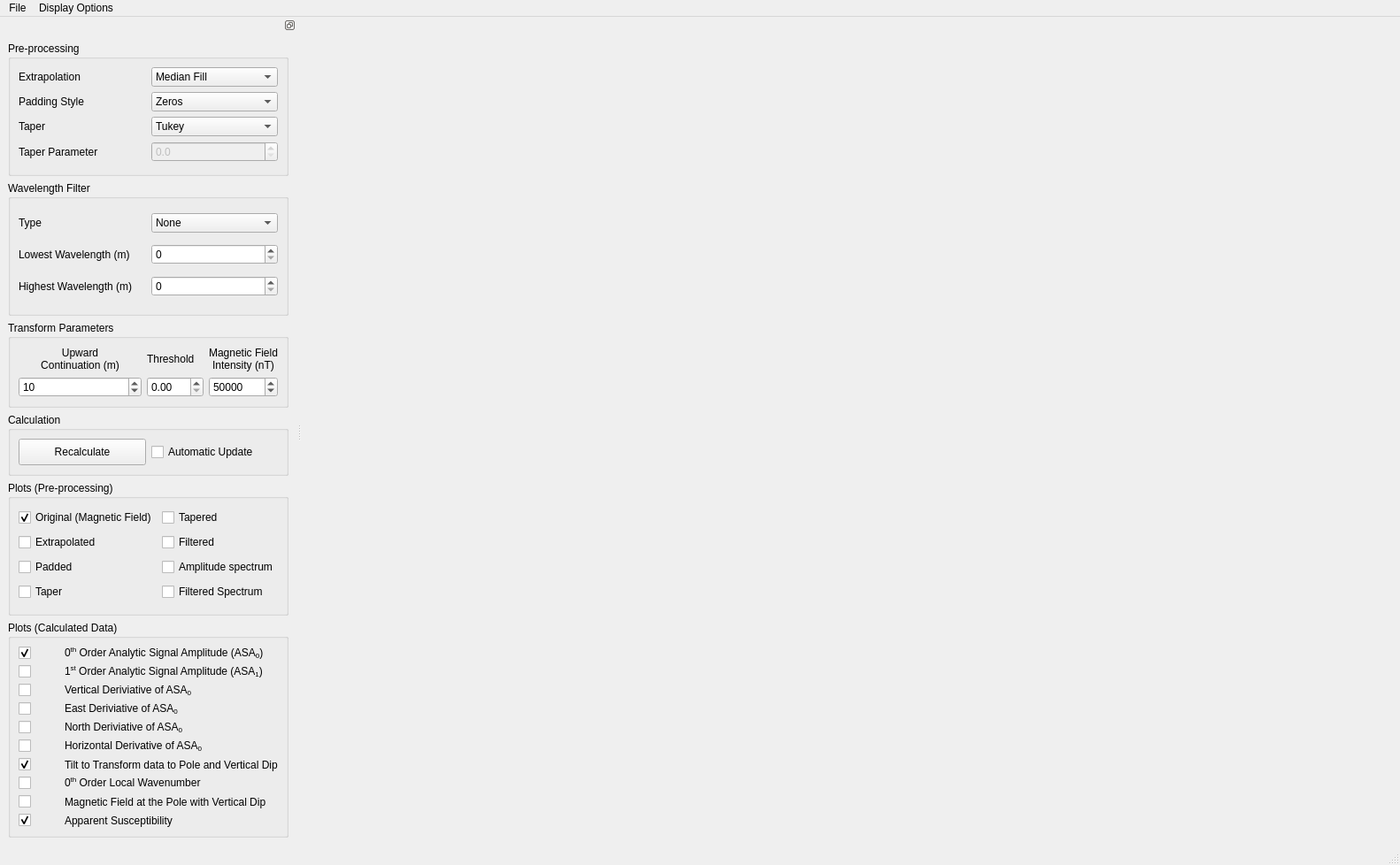
<?xml version="1.0" encoding="UTF-8"?>
<ui version="4.0">
 <class>MainWindow</class>
 <widget class="QMainWindow" name="MainWindow">
  <property name="geometry">
   <rect>
    <x>0</x>
    <y>0</y>
    <width>1582</width>
    <height>978</height>
   </rect>
  </property>
  <property name="sizePolicy">
   <sizepolicy hsizetype="Expanding" vsizetype="Expanding">
    <horstretch>0</horstretch>
    <verstretch>0</verstretch>
   </sizepolicy>
  </property>
  <property name="windowTitle">
   <string>Geoscience Analyst Magnetics Suite</string>
  </property>
  <widget class="QWidget" name="centralwidget">
   <property name="sizePolicy">
    <sizepolicy hsizetype="Expanding" vsizetype="Expanding">
     <horstretch>0</horstretch>
     <verstretch>0</verstretch>
    </sizepolicy>
   </property>
   <layout class="QGridLayout" name="gridLayout_3">
    <item row="0" column="0">
     <widget class="QWidget" name="mplwindow" native="true">
      <property name="sizePolicy">
       <sizepolicy hsizetype="Expanding" vsizetype="Expanding">
        <horstretch>0</horstretch>
        <verstretch>0</verstretch>
       </sizepolicy>
      </property>
      <layout class="QGridLayout" name="gridLayout_6">
       <item row="0" column="0">
        <layout class="QVBoxLayout" name="mplvl"/>
       </item>
      </layout>
     </widget>
    </item>
   </layout>
  </widget>
  <widget class="QMenuBar" name="menubar">
   <property name="geometry">
    <rect>
     <x>0</x>
     <y>0</y>
     <width>1582</width>
     <height>26</height>
    </rect>
   </property>
   <widget class="QMenu" name="menuFile">
    <property name="title">
     <string>File</string>
    </property>
    <widget class="QMenu" name="menuOpen">
     <property name="title">
      <string>Open</string>
     </property>
     <addaction name="action_workspace"/>
     <addaction name="action_grid"/>
    </widget>
    <addaction name="menuOpen"/>
    <addaction name="action_write"/>
   </widget>
   <widget class="QMenu" name="menuDisplay_Options">
    <property name="title">
     <string>Display Options</string>
    </property>
    <widget class="QMenu" name="menuColour_Map">
     <property name="title">
      <string>Colour Map</string>
     </property>
     <addaction name="action_invert"/>
     <addaction name="separator"/>
     <addaction name="action_bwr"/>
     <addaction name="action_jet"/>
     <addaction name="action_hsv"/>
     <addaction name="action_viridis"/>
     <addaction name="action_grey"/>
    </widget>
    <widget class="QMenu" name="menuColour_Limits">
     <property name="geometry">
      <rect>
       <x>421</x>
       <y>228</y>
       <width>235</width>
       <height>102</height>
      </rect>
     </property>
     <property name="toolTip">
      <string>Controls how the minimum and maximum values of the plotted grids are chosen</string>
     </property>
     <property name="title">
      <string>Colour Limits</string>
     </property>
     <addaction name="action_deviations"/>
     <addaction name="action_deviation_cutoff"/>
    </widget>
    <addaction name="menuColour_Map"/>
    <addaction name="action_colourbar"/>
    <addaction name="action_link_axes"/>
    <addaction name="menuColour_Limits"/>
   </widget>
   <addaction name="menuFile"/>
   <addaction name="menuDisplay_Options"/>
  </widget>
  <widget class="QStatusBar" name="statusbar"/>
  <widget class="QDockWidget" name="dockWidget">
   <property name="sizePolicy">
    <sizepolicy hsizetype="MinimumExpanding" vsizetype="MinimumExpanding">
     <horstretch>0</horstretch>
     <verstretch>0</verstretch>
    </sizepolicy>
   </property>
   <property name="minimumSize">
    <size>
     <width>200</width>
     <height>927</height>
    </size>
   </property>
   <property name="features">
    <set>QDockWidget::DockWidgetFloatable|QDockWidget::DockWidgetMovable</set>
   </property>
   <attribute name="dockWidgetArea">
    <number>1</number>
   </attribute>
   <widget class="QWidget" name="dockWidgetContents">
    <layout class="QGridLayout" name="gridLayout">
     <item row="13" column="1">
      <widget class="QGroupBox" name="groupBox_4">
       <property name="sizePolicy">
        <sizepolicy hsizetype="MinimumExpanding" vsizetype="Minimum">
         <horstretch>0</horstretch>
         <verstretch>0</verstretch>
        </sizepolicy>
       </property>
       <property name="maximumSize">
        <size>
         <width>16777215</width>
         <height>16777215</height>
        </size>
       </property>
       <property name="toolTip">
        <string/>
       </property>
       <property name="title">
        <string>Transform Parameters</string>
       </property>
       <layout class="QGridLayout" name="gridLayout_9">
        <item row="0" column="0">
         <widget class="QLabel" name="label_6">
          <property name="toolTip">
           <string/>
          </property>
          <property name="text">
           <string>Upward 
Continuation (m)</string>
          </property>
          <property name="scaledContents">
           <bool>true</bool>
          </property>
          <property name="alignment">
           <set>Qt::AlignCenter</set>
          </property>
         </widget>
        </item>
        <item row="0" column="1">
         <widget class="QLabel" name="label_5">
          <property name="text">
           <string>Threshold</string>
          </property>
         </widget>
        </item>
        <item row="1" column="0">
         <widget class="QSpinBox" name="spin_upward_continuation">
          <property name="sizePolicy">
           <sizepolicy hsizetype="MinimumExpanding" vsizetype="Fixed">
            <horstretch>0</horstretch>
            <verstretch>0</verstretch>
           </sizepolicy>
          </property>
          <property name="maximumSize">
           <size>
            <width>150</width>
            <height>16777215</height>
           </size>
          </property>
          <property name="toolTip">
           <string>Upward continuation distance used to calculate transformed data</string>
          </property>
          <property name="minimum">
           <number>1</number>
          </property>
          <property name="maximum">
           <number>99999999</number>
          </property>
          <property name="singleStep">
           <number>10</number>
          </property>
          <property name="value">
           <number>10</number>
          </property>
         </widget>
        </item>
        <item row="1" column="1">
         <widget class="QDoubleSpinBox" name="spin_threshold">
          <property name="maximumSize">
           <size>
            <width>150</width>
            <height>16777215</height>
           </size>
          </property>
          <property name="toolTip">
           <string>Threshold value used in calculation of transformed data</string>
          </property>
          <property name="maximum">
           <double>100.000000000000000</double>
          </property>
          <property name="singleStep">
           <double>0.500000000000000</double>
          </property>
         </widget>
        </item>
        <item row="0" column="2">
         <widget class="QLabel" name="label_17">
          <property name="text">
           <string>Magnetic Field 
Intensity (nT)</string>
          </property>
          <property name="alignment">
           <set>Qt::AlignCenter</set>
          </property>
         </widget>
        </item>
        <item row="1" column="2">
         <widget class="QSpinBox" name="spin_field_intensity">
          <property name="maximumSize">
           <size>
            <width>150</width>
            <height>16777215</height>
           </size>
          </property>
          <property name="minimum">
           <number>1</number>
          </property>
          <property name="maximum">
           <number>999999999</number>
          </property>
          <property name="singleStep">
           <number>1000</number>
          </property>
          <property name="value">
           <number>50000</number>
          </property>
         </widget>
        </item>
       </layout>
      </widget>
     </item>
     <item row="14" column="1">
      <widget class="QGroupBox" name="groupBox_6">
       <property name="sizePolicy">
        <sizepolicy hsizetype="Minimum" vsizetype="Minimum">
         <horstretch>0</horstretch>
         <verstretch>0</verstretch>
        </sizepolicy>
       </property>
       <property name="minimumSize">
        <size>
         <width>0</width>
         <height>0</height>
        </size>
       </property>
       <property name="maximumSize">
        <size>
         <width>16777215</width>
         <height>200</height>
        </size>
       </property>
       <property name="title">
        <string>Calculation</string>
       </property>
       <layout class="QGridLayout" name="gridLayout_2">
        <item row="0" column="0">
         <widget class="QPushButton" name="button_recalculate">
          <property name="sizePolicy">
           <sizepolicy hsizetype="Minimum" vsizetype="Minimum">
            <horstretch>0</horstretch>
            <verstretch>0</verstretch>
           </sizepolicy>
          </property>
          <property name="minimumSize">
           <size>
            <width>10</width>
            <height>30</height>
           </size>
          </property>
          <property name="toolTip">
           <string>Recalculate grids with current parameter inputs</string>
          </property>
          <property name="text">
           <string>Recalculate</string>
          </property>
         </widget>
        </item>
        <item row="0" column="1">
         <widget class="QCheckBox" name="check_auto_update">
          <property name="toolTip">
           <string>Automatically update grids and plots when a new parameter is selected</string>
          </property>
          <property name="text">
           <string>Automatic Update</string>
          </property>
         </widget>
        </item>
       </layout>
      </widget>
     </item>
     <item row="1" column="1">
      <widget class="QGroupBox" name="groupBox_3">
       <property name="sizePolicy">
        <sizepolicy hsizetype="MinimumExpanding" vsizetype="MinimumExpanding">
         <horstretch>0</horstretch>
         <verstretch>0</verstretch>
        </sizepolicy>
       </property>
       <property name="title">
        <string>Wavelength Filter</string>
       </property>
       <layout class="QGridLayout" name="gridLayout_4">
        <item row="1" column="1">
         <widget class="QSpinBox" name="spin_low_cut"/>
        </item>
        <item row="1" column="0">
         <widget class="QLabel" name="label_18">
          <property name="text">
           <string>Lowest Wavelength (m)</string>
          </property>
         </widget>
        </item>
        <item row="0" column="1">
         <widget class="QComboBox" name="combo_filter">
          <property name="toolTip">
           <string>&lt;html&gt;&lt;head/&gt;&lt;body&gt;&lt;p&gt;Filter options&lt;/p&gt;&lt;p&gt;Lowpass: Rejects spatial frequencies higher than those corresponding to 'Low Cut'&lt;/p&gt;&lt;p&gt;Highpass: Rejects spatial frequencies lower than those corresponding to 'High Cut'&lt;/p&gt;&lt;p&gt;Bandpass: Rejects spatial frequencies outside the range from 'High Cut' to 'Low Cut'&lt;/p&gt;&lt;/body&gt;&lt;/html&gt;</string>
          </property>
          <item>
           <property name="text">
            <string>None</string>
           </property>
          </item>
          <item>
           <property name="text">
            <string>Bandpass</string>
           </property>
          </item>
          <item>
           <property name="text">
            <string>Highpass</string>
           </property>
          </item>
          <item>
           <property name="text">
            <string>Lowpass</string>
           </property>
          </item>
         </widget>
        </item>
        <item row="0" column="0">
         <widget class="QLabel" name="label_20">
          <property name="text">
           <string>Type</string>
          </property>
         </widget>
        </item>
        <item row="2" column="1">
         <widget class="QSpinBox" name="spin_high_cut"/>
        </item>
        <item row="2" column="0">
         <widget class="QLabel" name="label_19">
          <property name="text">
           <string>Highest Wavelength (m)</string>
          </property>
         </widget>
        </item>
       </layout>
      </widget>
     </item>
     <item row="18" column="1">
      <widget class="QGroupBox" name="groupBox">
       <property name="sizePolicy">
        <sizepolicy hsizetype="MinimumExpanding" vsizetype="MinimumExpanding">
         <horstretch>0</horstretch>
         <verstretch>0</verstretch>
        </sizepolicy>
       </property>
       <property name="minimumSize">
        <size>
         <width>0</width>
         <height>0</height>
        </size>
       </property>
       <property name="title">
        <string>Plots (Calculated Data)</string>
       </property>
       <layout class="QGridLayout" name="gridLayout_7">
        <item row="0" column="0">
         <widget class="QCheckBox" name="check_ASA0">
          <property name="text">
           <string/>
          </property>
          <property name="checked">
           <bool>true</bool>
          </property>
         </widget>
        </item>
        <item row="0" column="1">
         <widget class="QLabel" name="label_7">
          <property name="text">
           <string>&lt;html&gt;&lt;head/&gt;&lt;body&gt;&lt;p&gt;0&lt;span style=&quot; vertical-align:super;&quot;&gt;th&lt;/span&gt; Order Analytic Signal Amplitude (ASA&lt;span style=&quot; vertical-align:sub;&quot;&gt;0&lt;/span&gt;)&lt;/p&gt;&lt;/body&gt;&lt;/html&gt;</string>
          </property>
         </widget>
        </item>
        <item row="1" column="0">
         <widget class="QCheckBox" name="check_ASA1">
          <property name="text">
           <string/>
          </property>
         </widget>
        </item>
        <item row="1" column="1">
         <widget class="QLabel" name="label_8">
          <property name="text">
           <string>&lt;html&gt;&lt;head/&gt;&lt;body&gt;&lt;p&gt;1&lt;span style=&quot; vertical-align:super;&quot;&gt;st&lt;/span&gt; Order Analytic Signal Amplitude (ASA&lt;span style=&quot; vertical-align:sub;&quot;&gt;1&lt;/span&gt;)&lt;/p&gt;&lt;/body&gt;&lt;/html&gt;</string>
          </property>
         </widget>
        </item>
        <item row="2" column="0">
         <widget class="QCheckBox" name="check_dzASA0">
          <property name="text">
           <string/>
          </property>
         </widget>
        </item>
        <item row="2" column="1">
         <widget class="QLabel" name="label_9">
          <property name="text">
           <string>&lt;html&gt;&lt;head/&gt;&lt;body&gt;&lt;p&gt;Vertical Deriviative of ASA&lt;span style=&quot; vertical-align:sub;&quot;&gt;0&lt;/span&gt;&lt;/p&gt;&lt;/body&gt;&lt;/html&gt;</string>
          </property>
         </widget>
        </item>
        <item row="3" column="0">
         <widget class="QCheckBox" name="check_dxASA0">
          <property name="text">
           <string/>
          </property>
         </widget>
        </item>
        <item row="3" column="1">
         <widget class="QLabel" name="label_11">
          <property name="text">
           <string>East Deriviative of ASA&lt;sub&gt;0&lt;/sub&gt;</string>
          </property>
         </widget>
        </item>
        <item row="4" column="0">
         <widget class="QCheckBox" name="check_dyASA0">
          <property name="text">
           <string/>
          </property>
         </widget>
        </item>
        <item row="4" column="1">
         <widget class="QLabel" name="label_10">
          <property name="text">
           <string>North Deriviative of ASA&lt;sub&gt;0&lt;/sub&gt;</string>
          </property>
         </widget>
        </item>
        <item row="5" column="0">
         <widget class="QCheckBox" name="check_dhASA0">
          <property name="text">
           <string/>
          </property>
         </widget>
        </item>
        <item row="5" column="1">
         <widget class="QLabel" name="label_12">
          <property name="text">
           <string>Horizontal Derivative of ASA&lt;sub&gt;0&lt;/sub&gt;</string>
          </property>
         </widget>
        </item>
        <item row="6" column="0">
         <widget class="QCheckBox" name="check_tiltAS0trans">
          <property name="text">
           <string/>
          </property>
          <property name="checked">
           <bool>true</bool>
          </property>
         </widget>
        </item>
        <item row="6" column="1">
         <widget class="QLabel" name="label_13">
          <property name="text">
           <string>Tilt to Transform data to Pole and Vertical Dip</string>
          </property>
         </widget>
        </item>
        <item row="7" column="0">
         <widget class="QCheckBox" name="check_wavenumber">
          <property name="text">
           <string/>
          </property>
         </widget>
        </item>
        <item row="7" column="1">
         <widget class="QLabel" name="label_16">
          <property name="text">
           <string>0&lt;sup&gt;th&lt;/sup&gt; Order Local Wavenumber</string>
          </property>
         </widget>
        </item>
        <item row="8" column="0">
         <widget class="QCheckBox" name="check_magtrans">
          <property name="text">
           <string/>
          </property>
          <property name="checked">
           <bool>false</bool>
          </property>
         </widget>
        </item>
        <item row="8" column="1">
         <widget class="QLabel" name="label_15">
          <property name="text">
           <string>Magnetic Field at the Pole with Vertical Dip</string>
          </property>
         </widget>
        </item>
        <item row="9" column="0">
         <widget class="QCheckBox" name="check_appsusc">
          <property name="text">
           <string/>
          </property>
          <property name="checked">
           <bool>true</bool>
          </property>
         </widget>
        </item>
        <item row="9" column="1">
         <widget class="QLabel" name="label_14">
          <property name="text">
           <string>Apparent Susceptibility</string>
          </property>
         </widget>
        </item>
       </layout>
      </widget>
     </item>
     <item row="17" column="1">
      <widget class="QGroupBox" name="groupBox_2">
       <property name="sizePolicy">
        <sizepolicy hsizetype="MinimumExpanding" vsizetype="MinimumExpanding">
         <horstretch>0</horstretch>
         <verstretch>0</verstretch>
        </sizepolicy>
       </property>
       <property name="title">
        <string>Plots (Pre-processing)</string>
       </property>
       <layout class="QGridLayout" name="gridLayout_8">
        <item row="1" column="0">
         <widget class="QCheckBox" name="check_original">
          <property name="toolTip">
           <string>Plots original grid</string>
          </property>
          <property name="text">
           <string>Original (Magnetic Field)</string>
          </property>
          <property name="checked">
           <bool>true</bool>
          </property>
         </widget>
        </item>
        <item row="2" column="0">
         <widget class="QCheckBox" name="check_extrapolated">
          <property name="toolTip">
           <string>Plot extrapolated grid</string>
          </property>
          <property name="text">
           <string>Extrapolated</string>
          </property>
         </widget>
        </item>
        <item row="3" column="0">
         <widget class="QCheckBox" name="check_padded">
          <property name="toolTip">
           <string>Plots extrapolated grid with padding</string>
          </property>
          <property name="text">
           <string>Padded</string>
          </property>
         </widget>
        </item>
        <item row="4" column="0">
         <widget class="QCheckBox" name="check_taper">
          <property name="toolTip">
           <string>Controls taper roll off for Kaiser and Blur tapers</string>
          </property>
          <property name="text">
           <string>Taper</string>
          </property>
         </widget>
        </item>
        <item row="4" column="1">
         <widget class="QCheckBox" name="check_filtered_fft">
          <property name="text">
           <string>Filtered Spectrum</string>
          </property>
         </widget>
        </item>
        <item row="3" column="1">
         <widget class="QCheckBox" name="check_fft">
          <property name="text">
           <string>Amplitude spectrum</string>
          </property>
         </widget>
        </item>
        <item row="2" column="1">
         <widget class="QCheckBox" name="check_filtered">
          <property name="text">
           <string>Filtered</string>
          </property>
         </widget>
        </item>
        <item row="1" column="1">
         <widget class="QCheckBox" name="check_tapered">
          <property name="toolTip">
           <string>Plots extrapolated grid with padding and taper</string>
          </property>
          <property name="text">
           <string>Tapered</string>
          </property>
         </widget>
        </item>
       </layout>
      </widget>
     </item>
     <item row="0" column="1">
      <widget class="QGroupBox" name="groupBox_5">
       <property name="sizePolicy">
        <sizepolicy hsizetype="MinimumExpanding" vsizetype="MinimumExpanding">
         <horstretch>0</horstretch>
         <verstretch>0</verstretch>
        </sizepolicy>
       </property>
       <property name="title">
        <string>Pre-processing</string>
       </property>
       <layout class="QGridLayout" name="gridLayout_5">
        <item row="8" column="0">
         <widget class="QLabel" name="label">
          <property name="toolTip">
           <string/>
          </property>
          <property name="text">
           <string>Taper Parameter</string>
          </property>
         </widget>
        </item>
        <item row="5" column="1">
         <widget class="QComboBox" name="combo_taper">
          <property name="toolTip">
           <string>Taper used for FFT pre-processing</string>
          </property>
          <item>
           <property name="text">
            <string>Tukey</string>
           </property>
          </item>
          <item>
           <property name="text">
            <string>Kaiser</string>
           </property>
          </item>
          <item>
           <property name="text">
            <string>Hamming</string>
           </property>
          </item>
          <item>
           <property name="text">
            <string>Hanning</string>
           </property>
          </item>
          <item>
           <property name="text">
            <string>Blackman</string>
           </property>
          </item>
          <item>
           <property name="text">
            <string>Blur</string>
           </property>
          </item>
          <item>
           <property name="text">
            <string>PSD</string>
           </property>
          </item>
         </widget>
        </item>
        <item row="8" column="1">
         <widget class="QDoubleSpinBox" name="spin_taper_param">
          <property name="enabled">
           <bool>false</bool>
          </property>
          <property name="maximumSize">
           <size>
            <width>16777215</width>
            <height>16777215</height>
           </size>
          </property>
          <property name="toolTip">
           <string>Controls taper roll off for Kaiser and Blur tapers</string>
          </property>
          <property name="decimals">
           <number>1</number>
          </property>
         </widget>
        </item>
        <item row="0" column="1">
         <widget class="QComboBox" name="combo_extrap">
          <property name="toolTip">
           <string>Interpolation method for infilling holes and squaring grid edges</string>
          </property>
          <item>
           <property name="text">
            <string>Median Fill</string>
           </property>
          </item>
          <item>
           <property name="text">
            <string>Zero Fill</string>
           </property>
          </item>
          <item>
           <property name="text">
            <string>Nearest</string>
           </property>
          </item>
          <item>
           <property name="text">
            <string>Linear</string>
           </property>
          </item>
          <item>
           <property name="text">
            <string>Cubic</string>
           </property>
          </item>
         </widget>
        </item>
        <item row="2" column="0">
         <widget class="QLabel" name="label_3">
          <property name="toolTip">
           <string/>
          </property>
          <property name="text">
           <string>Padding Style</string>
          </property>
         </widget>
        </item>
        <item row="2" column="1">
         <widget class="QComboBox" name="combo_padding">
          <property name="toolTip">
           <string>Padding method for FFT pre-processing</string>
          </property>
          <item>
           <property name="text">
            <string>Zeros</string>
           </property>
          </item>
          <item>
           <property name="text">
            <string>Wrap</string>
           </property>
          </item>
          <item>
           <property name="text">
            <string>Reflect</string>
           </property>
          </item>
          <item>
           <property name="text">
            <string>Reflect (Inverse)</string>
           </property>
          </item>
          <item>
           <property name="text">
            <string>Derivative Mirror</string>
           </property>
          </item>
         </widget>
        </item>
        <item row="0" column="0">
         <widget class="QLabel" name="label_4">
          <property name="toolTip">
           <string/>
          </property>
          <property name="text">
           <string>Extrapolation</string>
          </property>
         </widget>
        </item>
        <item row="5" column="0">
         <widget class="QLabel" name="label_2">
          <property name="toolTip">
           <string/>
          </property>
          <property name="text">
           <string>Taper</string>
          </property>
         </widget>
        </item>
       </layout>
      </widget>
     </item>
    </layout>
   </widget>
  </widget>
  <action name="action_write">
   <property name="text">
    <string>Write</string>
   </property>
  </action>
  <action name="action_workspace">
   <property name="text">
    <string>GA Workspace</string>
   </property>
  </action>
  <action name="action_grid">
   <property name="text">
    <string>Grid File</string>
   </property>
  </action>
  <action name="action_invert">
   <property name="checkable">
    <bool>true</bool>
   </property>
   <property name="text">
    <string>Invert</string>
   </property>
  </action>
  <action name="action_bwr">
   <property name="checkable">
    <bool>true</bool>
   </property>
   <property name="checked">
    <bool>false</bool>
   </property>
   <property name="text">
    <string>bwr</string>
   </property>
  </action>
  <action name="action_jet">
   <property name="checkable">
    <bool>true</bool>
   </property>
   <property name="checked">
    <bool>false</bool>
   </property>
   <property name="text">
    <string>jet</string>
   </property>
  </action>
  <action name="action_hsv">
   <property name="checkable">
    <bool>true</bool>
   </property>
   <property name="checked">
    <bool>false</bool>
   </property>
   <property name="text">
    <string>hsv</string>
   </property>
  </action>
  <action name="action_aspect">
   <property name="checkable">
    <bool>true</bool>
   </property>
   <property name="text">
    <string>Equal Aspect Ratio</string>
   </property>
  </action>
  <action name="action_viridis">
   <property name="checkable">
    <bool>true</bool>
   </property>
   <property name="checked">
    <bool>true</bool>
   </property>
   <property name="text">
    <string>viridis</string>
   </property>
  </action>
  <action name="action_grey">
   <property name="checkable">
    <bool>true</bool>
   </property>
   <property name="text">
    <string>gray</string>
   </property>
  </action>
  <action name="action_colourbar">
   <property name="checkable">
    <bool>true</bool>
   </property>
   <property name="checked">
    <bool>true</bool>
   </property>
   <property name="text">
    <string>Colour bars</string>
   </property>
  </action>
  <action name="action_link_axes">
   <property name="checkable">
    <bool>true</bool>
   </property>
   <property name="text">
    <string>Link Axes</string>
   </property>
   <property name="toolTip">
    <string>Links all the axes together so actions performed on one are done on all</string>
   </property>
  </action>
  <action name="action_deviations">
   <property name="text">
    <string># Standard Deviations</string>
   </property>
   <property name="toolTip">
    <string>Number of standard deviations away from the median to include</string>
   </property>
  </action>
  <action name="action_deviation_cutoff">
   <property name="checkable">
    <bool>true</bool>
   </property>
   <property name="checked">
    <bool>true</bool>
   </property>
   <property name="text">
    <string>Standard Deviation Cutoff</string>
   </property>
   <property name="toolTip">
    <string>Standard Deviation Cutoff</string>
   </property>
  </action>
 </widget>
 <resources/>
 <connections/>
</ui>
